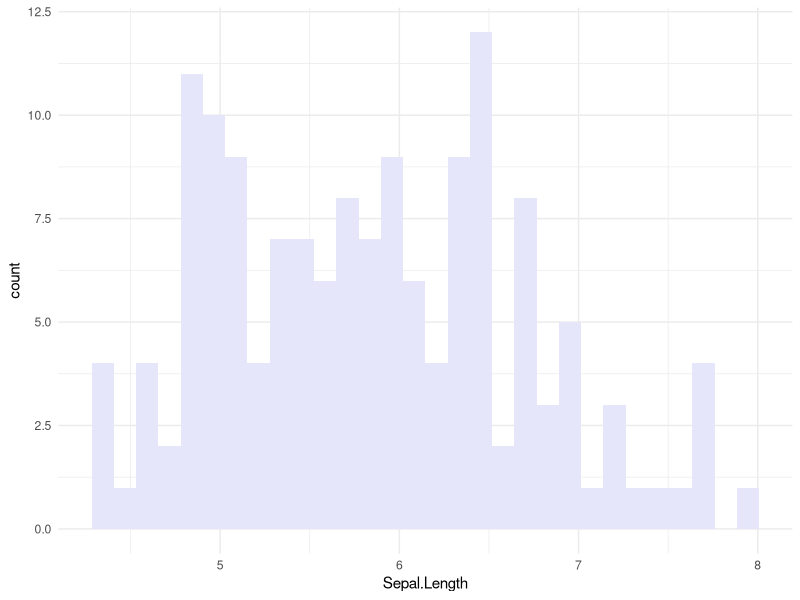

The R script that drew this image:
## ---- chunk 1
knitr::opts_chunk$set(echo = TRUE)
## ---- chunk 2
library(tidyverse)
col <- colors()
colors()
## ---- chunk 3
ggplot(iris, aes(x=Sepal.Length)) +
  geom_histogram(fill=col[387]) +
  theme_minimal()
